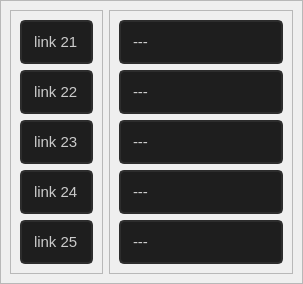
                   <widget class="QWidget" name="tabela_links_21a25">
                    <attribute name="title">
                     <string>links 21 à 25</string>
                    </attribute>
                    <layout class="QVBoxLayout" name="verticalLayout_53">
                     <property name="spacing">
                      <number>0</number>
                     </property>
                     <property name="leftMargin">
                      <number>0</number>
                     </property>
                     <property name="topMargin">
                      <number>0</number>
                     </property>
                     <property name="rightMargin">
                      <number>0</number>
                     </property>
                     <property name="bottomMargin">
                      <number>0</number>
                     </property>
                     <item>
                      <widget class="QFrame" name="frame_80input_link_ps3">
                       <property name="frameShape">
                        <enum>QFrame::StyledPanel</enum>
                       </property>
                       <property name="frameShadow">
                        <enum>QFrame::Raised</enum>
                       </property>
                       <layout class="QHBoxLayout" name="horizontalLayout_29">
                        <item>
                         <widget class="QFrame" name="frame_90input_link_ps3">
                          <property name="maximumSize">
                           <size>
                            <width>93</width>
                            <height>16777215</height>
                           </size>
                          </property>
                          <property name="frameShape">
                           <enum>QFrame::StyledPanel</enum>
                          </property>
                          <property name="frameShadow">
                           <enum>QFrame::Raised</enum>
                          </property>
                          <layout class="QVBoxLayout" name="verticalLayout_64">
                           <item>
                            <widget class="QLineEdit" name="info_link21">
                             <property name="minimumSize">
                              <size>
                               <width>0</width>
                               <height>40</height>
                              </size>
                             </property>
                             <property name="styleSheet">
                              <string notr="true">QLineEdit{
border: 2px solid rgb(45,45,45);
border-radius: 5px;
padding: 10px;
background-color: rgb(30,30,30);
	color: rgb(203, 203, 203);
font: 15px Segoe UI, bold;
}
QLineEdit:hover{
border: 2px solid rgb(55,55,55);
}
QLineEdit:focus{
border: 2px solid  rgb(170,0,0);
	color: rgb(170,0,0);
}</string>
                             </property>
                             <property name="text">
                              <string>link 21</string>
                             </property>
                             <property name="echoMode">
                              <enum>QLineEdit::Normal</enum>
                             </property>
                             <property name="clearButtonEnabled">
                              <bool>false</bool>
                             </property>
                            </widget>
                           </item>
                           <item>
                            <widget class="QLineEdit" name="info_link22">
                             <property name="minimumSize">
                              <size>
                               <width>0</width>
                               <height>40</height>
                              </size>
                             </property>
                             <property name="styleSheet">
                              <string notr="true">QLineEdit{
border: 2px solid rgb(45,45,45);
border-radius: 5px;
padding: 10px;
background-color: rgb(30,30,30);
	color: rgb(203, 203, 203);
font: 15px Segoe UI, bold;
}
QLineEdit:hover{
border: 2px solid rgb(55,55,55);
}
QLineEdit:focus{
border: 2px solid  rgb(170,0,0);
	color: rgb(170,0,0);
}</string>
                             </property>
                             <property name="text">
                              <string>link 22</string>
                             </property>
                             <property name="echoMode">
                              <enum>QLineEdit::Normal</enum>
                             </property>
                             <property name="clearButtonEnabled">
                              <bool>false</bool>
                             </property>
                            </widget>
                           </item>
                           <item>
                            <widget class="QLineEdit" name="info_link23">
                             <property name="minimumSize">
                              <size>
                               <width>0</width>
                               <height>40</height>
                              </size>
                             </property>
                             <property name="styleSheet">
                              <string notr="true">QLineEdit{
border: 2px solid rgb(45,45,45);
border-radius: 5px;
padding: 10px;
background-color: rgb(30,30,30);
	color: rgb(203, 203, 203);
font: 15px Segoe UI, bold;
}
QLineEdit:hover{
border: 2px solid rgb(55,55,55);
}
QLineEdit:focus{
border: 2px solid  rgb(170,0,0);
	color: rgb(170,0,0);
}</string>
                             </property>
                             <property name="text">
                              <string>link 23</string>
                             </property>
                             <property name="echoMode">
                              <enum>QLineEdit::Normal</enum>
                             </property>
                             <property name="clearButtonEnabled">
                              <bool>false</bool>
                             </property>
                            </widget>
                           </item>
                           <item>
                            <widget class="QLineEdit" name="info_link24">
                             <property name="minimumSize">
                              <size>
                               <width>0</width>
                               <height>40</height>
                              </size>
                             </property>
                             <property name="styleSheet">
                              <string notr="true">QLineEdit{
border: 2px solid rgb(45,45,45);
border-radius: 5px;
padding: 10px;
background-color: rgb(30,30,30);
	color: rgb(203, 203, 203);
font: 15px Segoe UI, bold;
}
QLineEdit:hover{
border: 2px solid rgb(55,55,55);
}
QLineEdit:focus{
border: 2px solid  rgb(170,0,0);
	color: rgb(170,0,0);
}</string>
                             </property>
                             <property name="text">
                              <string>link 24</string>
                             </property>
                             <property name="echoMode">
                              <enum>QLineEdit::Normal</enum>
                             </property>
                             <property name="clearButtonEnabled">
                              <bool>false</bool>
                             </property>
                            </widget>
                           </item>
                           <item>
                            <widget class="QLineEdit" name="info_link25">
                             <property name="minimumSize">
                              <size>
                               <width>0</width>
                               <height>40</height>
                              </size>
                             </property>
                             <property name="styleSheet">
                              <string notr="true">QLineEdit{
border: 2px solid rgb(45,45,45);
border-radius: 5px;
padding: 10px;
background-color: rgb(30,30,30);
	color: rgb(203, 203, 203);
font: 15px Segoe UI, bold;
}
QLineEdit:hover{
border: 2px solid rgb(55,55,55);
}
QLineEdit:focus{
border: 2px solid  rgb(170,0,0);
	color: rgb(170,0,0);
}</string>
                             </property>
                             <property name="text">
                              <string>link 25</string>
                             </property>
                             <property name="echoMode">
                              <enum>QLineEdit::Normal</enum>
                             </property>
                             <property name="clearButtonEnabled">
                              <bool>false</bool>
                             </property>
                            </widget>
                           </item>
                          </layout>
                         </widget>
                        </item>
                        <item>
                         <widget class="QFrame" name="frame_91input_link_ps3">
                          <property name="frameShape">
                           <enum>QFrame::StyledPanel</enum>
                          </property>
                          <property name="frameShadow">
                           <enum>QFrame::Raised</enum>
                          </property>
                          <layout class="QVBoxLayout" name="verticalLayout_65">
                           <item>
                            <widget class="QLineEdit" name="input_link21_ps3">
                             <property name="minimumSize">
                              <size>
                               <width>0</width>
                               <height>40</height>
                              </size>
                             </property>
                             <property name="styleSheet">
                              <string notr="true">QLineEdit{
border: 2px solid rgb(45,45,45);
border-radius: 5px;
padding: 10px;
background-color: rgb(30,30,30);
	color: rgb(203, 203, 203);
font: 15px Segoe UI, bold;
}
QLineEdit:hover{
border: 2px solid rgb(55,55,55);
}
QLineEdit:focus{
border: 2px solid  rgb(170,0,0);
	color: rgb(170,0,0);
}</string>
                             </property>
                             <property name="text">
                              <string>---</string>
                             </property>
                             <property name="echoMode">
                              <enum>QLineEdit::Normal</enum>
                             </property>
                             <property name="clearButtonEnabled">
                              <bool>false</bool>
                             </property>
                            </widget>
                           </item>
                           <item>
                            <widget class="QLineEdit" name="input_link22_ps3">
                             <property name="minimumSize">
                              <size>
                               <width>0</width>
                               <height>40</height>
                              </size>
                             </property>
                             <property name="styleSheet">
                              <string notr="true">QLineEdit{
border: 2px solid rgb(45,45,45);
border-radius: 5px;
padding: 10px;
background-color: rgb(30,30,30);
	color: rgb(203, 203, 203);
font: 15px Segoe UI, bold;
}
QLineEdit:hover{
border: 2px solid rgb(55,55,55);
}
QLineEdit:focus{
border: 2px solid  rgb(170,0,0);
	color: rgb(170,0,0);
}</string>
                             </property>
                             <property name="text">
                              <string>---</string>
                             </property>
                            </widget>
                           </item>
                           <item>
                            <widget class="QLineEdit" name="input_link23_ps3">
                             <property name="minimumSize">
                              <size>
                               <width>0</width>
                               <height>40</height>
                              </size>
                             </property>
                             <property name="styleSheet">
                              <string notr="true">QLineEdit{
border: 2px solid rgb(45,45,45);
border-radius: 5px;
padding: 10px;
background-color: rgb(30,30,30);
	color: rgb(203, 203, 203);
font: 15px Segoe UI, bold;
}
QLineEdit:hover{
border: 2px solid rgb(55,55,55);
}
QLineEdit:focus{
border: 2px solid  rgb(170,0,0);
	color: rgb(170,0,0);
}</string>
                             </property>
                             <property name="text">
                              <string>---</string>
                             </property>
                             <property name="echoMode">
                              <enum>QLineEdit::Normal</enum>
                             </property>
                             <property name="clearButtonEnabled">
                              <bool>false</bool>
                             </property>
                            </widget>
                           </item>
                           <item>
                            <widget class="QLineEdit" name="input_link24_ps3">
                             <property name="minimumSize">
                              <size>
                               <width>0</width>
                               <height>40</height>
                              </size>
                             </property>
                             <property name="styleSheet">
                              <string notr="true">QLineEdit{
border: 2px solid rgb(45,45,45);
border-radius: 5px;
padding: 10px;
background-color: rgb(30,30,30);
	color: rgb(203, 203, 203);
font: 15px Segoe UI, bold;
}
QLineEdit:hover{
border: 2px solid rgb(55,55,55);
}
QLineEdit:focus{
border: 2px solid  rgb(170,0,0);
	color: rgb(170,0,0);
}</string>
                             </property>
                             <property name="text">
                              <string>---</string>
                             </property>
                            </widget>
                           </item>
                           <item>
                            <widget class="QLineEdit" name="input_link25_ps3">
                             <property name="minimumSize">
                              <size>
                               <width>0</width>
                               <height>40</height>
                              </size>
                             </property>
                             <property name="styleSheet">
                              <string notr="true">QLineEdit{
border: 2px solid rgb(45,45,45);
border-radius: 5px;
padding: 10px;
background-color: rgb(30,30,30);
	color: rgb(203, 203, 203);
font: 15px Segoe UI, bold;
}
QLineEdit:hover{
border: 2px solid rgb(55,55,55);
}
QLineEdit:focus{
border: 2px solid  rgb(170,0,0);
	color: rgb(170,0,0);
}</string>
                             </property>
                             <property name="text">
                              <string>---</string>
                             </property>
                            </widget>
                           </item>
                          </layout>
                         </widget>
                        </item>
                       </layout>
                      </widget>
                     </item>
                    </layout>
                   </widget>
